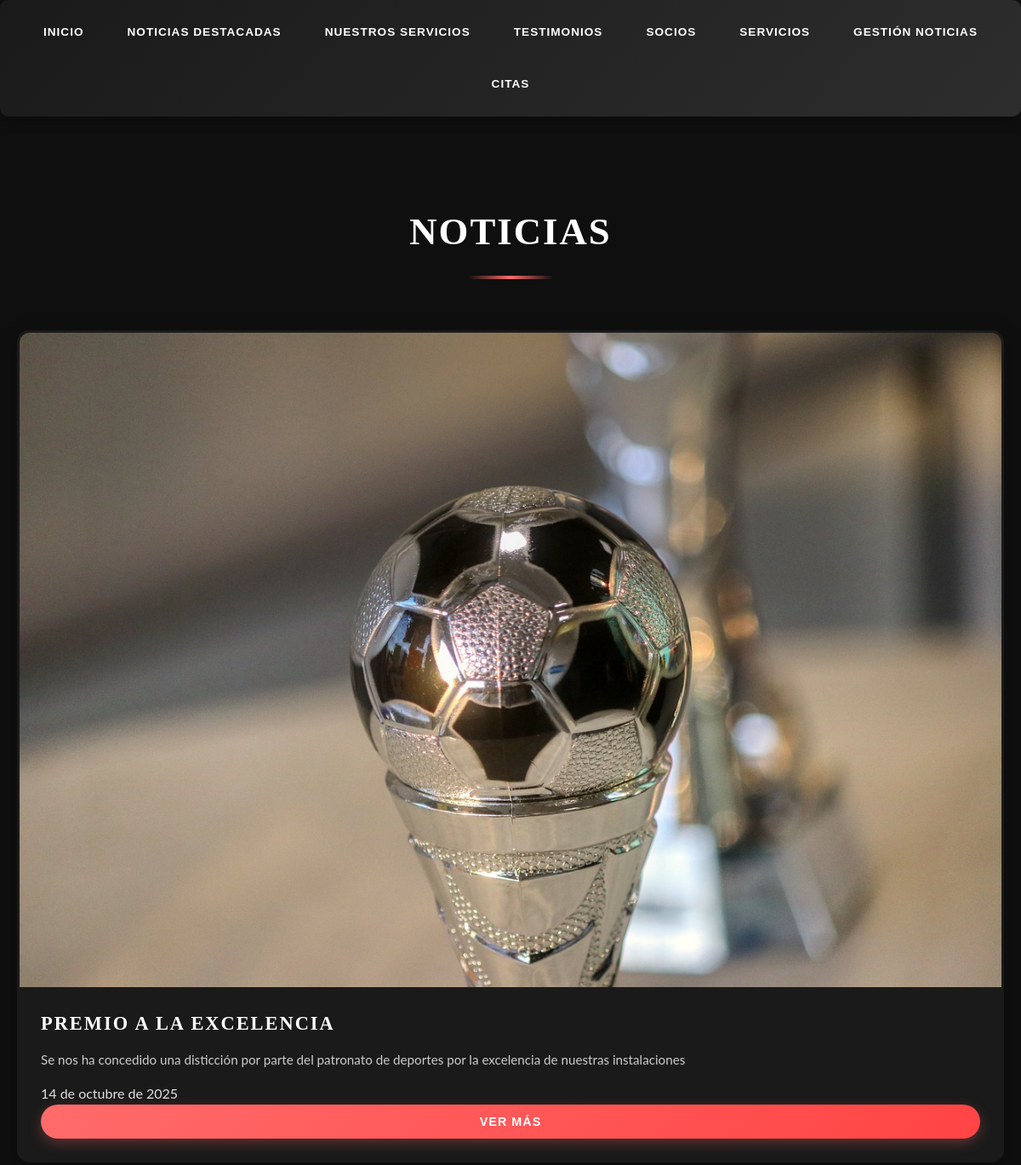
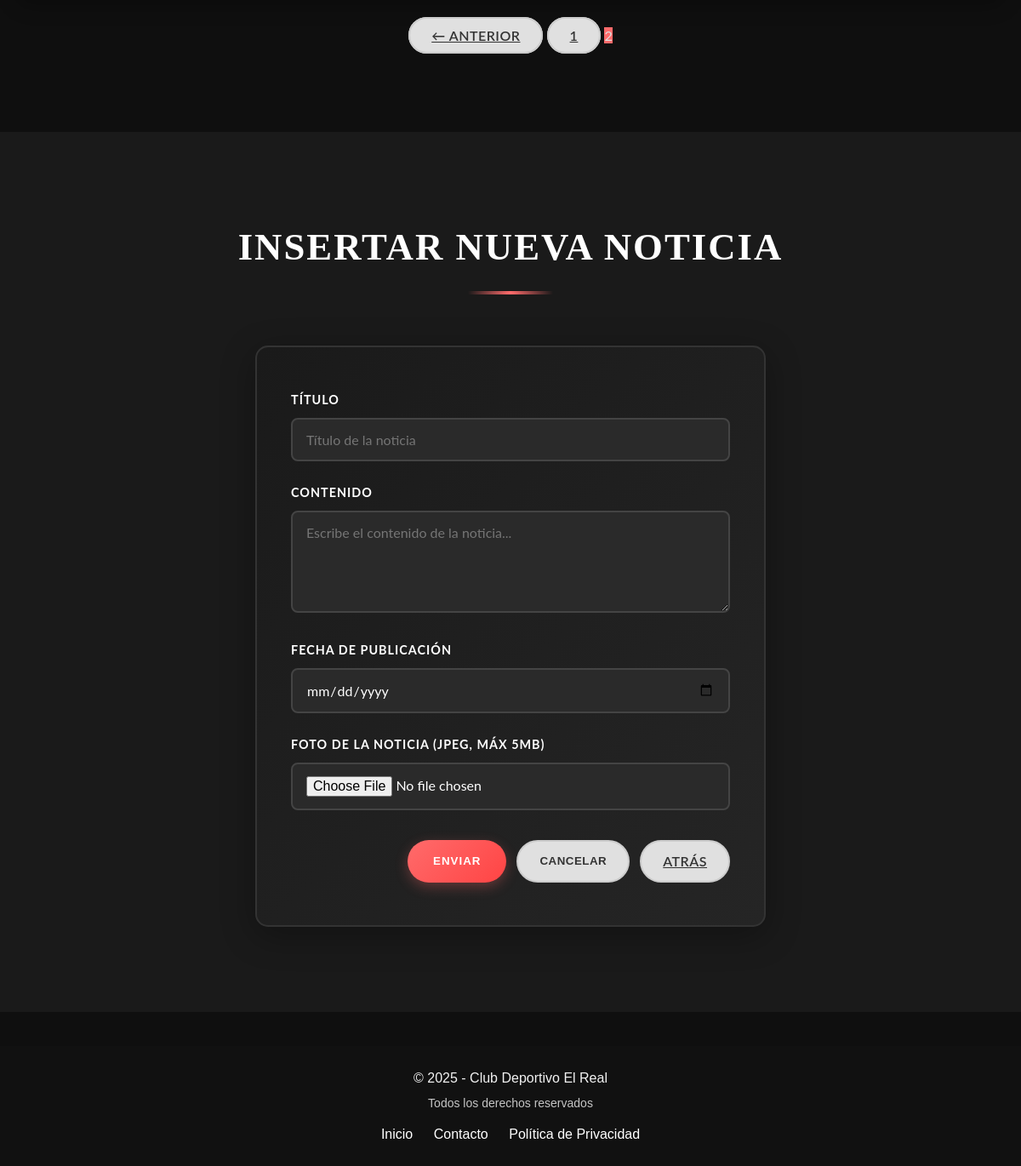
Screenshot of /app/noticia.php?pagina=2 with the database file from the repository (2 pictures, top to bottom).
### tables this page shows
CREATE TABLE IF NOT EXISTS noticia
(
    id INT AUTO_INCREMENT PRIMARY KEY,
    titulo VARCHAR(255) NOT NULL,
    contenido TEXT NOT NULL,
    imagen VARCHAR(255),
    fecha_publicacion DATETIME NOT NULL 
);

### app/noticia.php (the view, shortened to what this page needs)
<?php
require_once 'db_config.php';
?>
<!DOCTYPE html>
<html lang="es">
<head>
    <link rel="stylesheet" href="css/styles.css">
</head>
<body>
<?php
include "menu.php";
try {
    $pdo = new PDO("mysql:host=$db_host;dbname=$db_name;charset=utf8mb4", $db_user, $db_password);
    $pdo->setAttribute(PDO::ATTR_ERRMODE, PDO::ERRMODE_EXCEPTION);
} catch (PDOException $e) {
    echo '<p class="error">❌ Error de conexión: ' . htmlspecialchars($e->getMessage()) . '</p>';
    exit;
}
$noticias_por_pagina = 4;
$pagina_actual = isset($_GET['pagina']) && is_numeric($_GET['pagina']) ? (int)$_GET['pagina'] : 1;
$offset = ($pagina_actual - 1) * $noticias_por_pagina;
$stmtTotal = $pdo->query("SELECT COUNT(*) as total FROM noticia");
$totalNoticias = $stmtTotal->fetch(PDO::FETCH_ASSOC)['total'];
$total_paginas = ceil($totalNoticias / $noticias_por_pagina);
?>
<div class="container2">
    <main>
        <section id="listado-noticias" class="services-section">
            <div class="container">
                <h2>Noticias</h2>
<?php
try {
    $sql = "SELECT * FROM noticia
            ORDER BY fecha_publicacion DESC
            LIMIT :limit OFFSET :offset";
    $stmt = $pdo->prepare($sql);
    $stmt->bindValue(':limit', $noticias_por_pagina, PDO::PARAM_INT);
    $stmt->bindValue(':offset', $offset, PDO::PARAM_INT);
    $stmt->execute();
    if ($stmt && $stmt->rowCount() > 0) {
        echo '<div class="news-grid">';
        while ($row = $stmt->fetch(PDO::FETCH_ASSOC)) {
            $fechaObj = new DateTime($row['fecha_publicacion']);
            $meses = ['enero','febrero','marzo','abril','mayo','junio','julio','agosto','septiembre','octubre','noviembre','diciembre'];
            $mes = $meses[(int)$fechaObj->format('m') - 1];
            $fechaFormato = $fechaObj->format('j') . ' de ' . $mes . ' de ' . $fechaObj->format('Y');
            $contenido_corto = strlen($row['contenido']) > 150
                ? substr($row['contenido'], 0, 150) . '...'
                : $row['contenido'];
            echo '<article class="news-card">
                    <img src="' . htmlspecialchars($row['imagen']) . '" alt="' . htmlspecialchars($row['titulo']) . '">
                    <div class="news-content">
                        <h3>' . htmlspecialchars($row['titulo']) . '</h3>
                        <p>' . htmlspecialchars($contenido_corto) . '</p>
                        <span class="news-date">' . htmlspecialchars($fechaFormato) . '</span>
                        <button class="button button-primary read-more" data-id="' . (int)$row['id'] . '"
                                data-titulo="' . htmlspecialchars($row['titulo'], ENT_QUOTES) . '"
                                data-contenido="' . htmlspecialchars($row['contenido'], ENT_QUOTES) . '"
                                data-imagen="' . htmlspecialchars($row['imagen'], ENT_QUOTES) . '"
                                data-fecha="' . htmlspecialchars($row['fecha_publicacion']) . '">
                            Ver más
                        </button>
                    </div>
                  </article>';
        }
        echo '</div>';
        if ($total_paginas > 1) {
            echo '<div class="pagination" style="text-align: center; margin-top: 2rem;">';
            if ($pagina_actual > 1) {
                echo '<a href="noticia.php?pagina=' . ($pagina_actual - 1) . '" class="button button-secondary">← Anterior</a> ';
            }
            for ($i = 1; $i <= $total_paginas; $i++) {
                if ($i === $pagina_actual) {
                    echo '<span class="button" style="background-color: #ff6b6b; cursor: default;">' . $i . '</span> ';
                } else {
                    echo '<a href="noticia.php?pagina=' . $i . '" class="button button-secondary">' . $i . '</a> ';
                }
            }
            echo '</div>';
        }
    } else {
        echo '<p>No hay noticias disponibles.</p>';
    }
} catch (PDOException $e) {
    echo '<p class="error">❌ Error al obtener noticias: ' . htmlspecialchars($e->getMessage()) . '</p>';
}
?>
            </div>
        </section>
        <section id="admin-noticias">
            <div class="container">
                <h2>Insertar Nueva Noticia</h2>
                <form action="procesar_noticia.php" method="post" enctype="multipart/form-data" id="noticiaForm">
                    <div class="formulario">
                        <div class="form-group">
                            <label for="titulo">Título</label>
                            <input type="text" name="titulo" id="titulo" placeholder="Título de la noticia"/>
                        </div>
                        <div class="form-group">
                            <label for="contenido">Contenido</label>
                            <textarea name="noticia" id="contenido" placeholder="Escribe el contenido de la noticia..."></textarea>
                        </div>
                        <div class="form-group">
                            <label for="fecha_publicacion">Fecha de publicación</label>
                            <input type="date" name="fecha_publicacion" id="fecha_publicacion"/>
                        </div>
                        <div class="form-group">
                            <label for="fotoNoticia">Foto de la noticia (JPEG, máx 5MB)</label>
                            <input type="file" name="fotoNoticia" id="fotoNoticia"/>
                        </div>
                        <div class="form-actions">
                            <button type="submit" class="button button-primary">Enviar</button>
                            <button type="reset" class="button button-secondary">Cancelar</button>
                            <a href="paginaPrincipal.php" class="button button-secondary">Atrás</a>
                        </div>
                    </div>
                </form>
            </div>
        </section>
    </main>
</div>
<?php
include "footer.php";
?>
</body>
</html>

### app/css/styles.css (style rules this page uses)
* { margin: 0; padding: 0; box-sizing: border-box; }
.container2 { min-height: 100%; display: flex; flex-direction: column; }
html, body { height: 100%; margin: 0; padding: 0; }
body { font-family: 'Lato', sans-serif; line-height: 1.6; background-color: #0f0f0f; color: #e0e0e0; min-height: 100vh; }
main { flex: 1; }
h1, h2, h3 { font-family: 'Playfair Display', serif; color: #ffffff; text-transform: uppercase; letter-spacing: 2px; }
.container { max-width: 1200px; margin: 0 auto; padding: 0 20px; }
section { padding: 100px 0; position: relative; }
section:nth-child(even) { background: #1a1a1a; }
section:nth-child(odd) { background: #0f0f0f; }
.services-section h2, .latest-news-section h2, .appointments-section h2, .contact-section h2, section h2 { text-align: center; font-size: 2.8rem; margin-bottom: 60px; position: relative; padding-bottom: 20px; }
section:nth-child(even) h2 { color: #ffffff; }
.services-section h2::after, .latest-news-section h2::after, section h2::after { content: ''; position: absolute; bottom: 0; left: 50%; transform: translateX(-50%); width: 100px; height: 4px; background: linear-gradient(90deg, transparent 0%, #ff6b6b 50%, transparent 100%); }
.news-grid { display: grid; grid-template-columns: repeat(auto-fit, minmax(300px, 1fr)); gap: 35px; }
.news-card { background-color: #1a1a1a; border-radius: 15px; overflow: hidden; box-shadow: 0 8px 25px rgba(0, 0, 0, 0.3); display: flex; flex-direction: column; transition: all 0.4s ease; border: 3px solid transparent; }
.news-content { padding: 25px; flex: 1; display: flex; flex-direction: column; }
.news-content h3 { margin-bottom: 12px; font-size: 1.4rem; color: #ffffff; }
.news-content p { margin-bottom: 15px; font-size: 0.95rem; color: #cccccc; flex: 1; }
.read-more { color: #ff6b6b; text-decoration: none; font-weight: 700; font-size: 0.9rem; text-transform: uppercase; letter-spacing: 1px; transition: all 0.3s ease; display: inline-block; }
.formulario { background: linear-gradient(135deg, #1a1a1a 0%, #252525 100%); padding: 50px 40px; border-radius: 15px; box-shadow: 0 10px 40px rgba(0, 0, 0, 0.3); max-width: 600px; margin: 0 auto; border: 2px solid #333333; }
.formulario .form-group { margin-bottom: 25px; }
.formulario label { display: block; margin-bottom: 10px; font-weight: 700; color: #ffffff; text-transform: uppercase; font-size: 0.9rem; letter-spacing: 1px; }
.formulario input, .formulario select, .formulario textarea { width: 100%; padding: 14px 16px; border-radius: 8px; border: 2px solid #444444; font-size: 1rem; font-family: 'Lato', sans-serif; transition: all 0.3s ease; background-color: #2a2a2a; color: #ffffff; }
.formulario textarea { resize: vertical; min-height: 120px; }
.form-actions { display: flex; gap: 12px; justify-content: flex-end; margin-top: 35px; }
.button-primary { background: linear-gradient(135deg, #ff6b6b 0%, #ff4444 100%); color: #fff; border: none; padding: 12px 30px; border-radius: 25px; font-weight: 700; text-transform: uppercase; letter-spacing: 1px; cursor: pointer; transition: all 0.3s ease; box-shadow: 0 5px 15px rgba(255, 107, 107, 0.3); }
.button-secondary { background-color: #e0e0e0; color: #333; border: 2px solid #ccc; padding: 10px 25px; border-radius: 25px; font-weight: 600; text-transform: uppercase; letter-spacing: 0.5px; cursor: pointer; transition: all 0.3s ease; }

### rows the page displays
noticia: imagen (picture), titulo "PREMIO A LA EXCELENCIA", contenido "Se nos ha concedido una disticción por parte del patronato de deportes por la excelencia de nuestras instalaciones", fecha_publicacion "14 de octubre de 2025"
